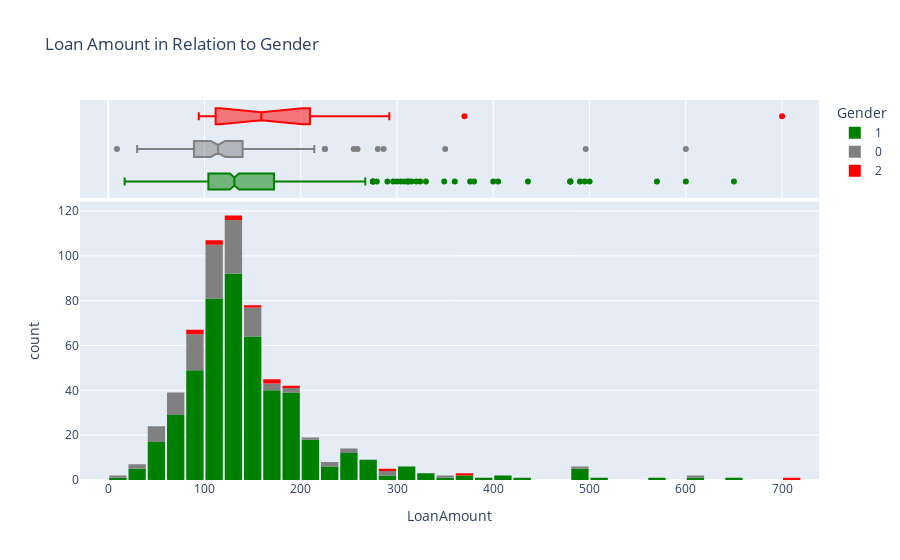

The cell this chart's notebook holds for it:
### Code cell
fig = px.histogram(loan_data, x='LoanAmount', marginal='box', color='Gender', color_discrete_sequence=['green', 'grey', 'red'], title='Loan Amount in Relation to Gender')
fig.update_layout(bargap=0.1)
fig.show()

### Figure 1 — Plotly figure (JSON) as saved in the notebook; plotly's stock layout.template omitted (floating-point values rounded to 4 significant figures; data arrays with more than 128 entries replaced by an {"elided": "..."} marker saying what was removed)
{"data": [{"alignmentgroup": "True", "bingroup": "x", "hovertemplate": "Gender=1<br>LoanAmount=%{x}<br>count=%{y}<extra></extra>", "legendgroup": "1", "marker": {"color": "green"}, "name": "1", "offsetgroup": "1", "orientation": "v", "showlegend": true, "type": "histogram", "x": {"elided": "489 float values"}, "xaxis": "x", "yaxis": "y"}, {"alignmentgroup": "True", "hovertemplate": "Gender=1<br>LoanAmount=%{x}<extra></extra>", "legendgroup": "1", "marker": {"color": "green"}, "name": "1", "notched": true, "offsetgroup": "1", "showlegend": false, "type": "box", "x": {"elided": "489 float values"}, "xaxis": "x2", "yaxis": "y2"}, {"alignmentgroup": "True", "bingroup": "x", "hovertemplate": "Gender=0<br>LoanAmount=%{x}<br>count=%{y}<extra></extra>", "legendgroup": "0", "marker": {"color": "grey"}, "name": "0", "offsetgroup": "0", "orientation": "v", "showlegend": true, "type": "histogram", "x": [76, 120, 144, 88, 120, 144, 100, 120, 112, 286, 116, 136, 111, 167, 137, 139, 146.4, 154, 259, 44, 137, 93, 84, 100, 70, 225, 112, 108, 120, 113, 120, 80, 214, 127, 280, 122, 112, 138, 255, 155, 120, 135, 90, 30, 124, 54, 99, 115, 143, 135, 151, 132, 135, 104, 84, 56, 112, 132, 110, 67, 146.4, 71, 46, 105, 130, 116, 81, 55, 110, 156, 71, 103, 53, 194, 115, 66, 62, 178, 60, 160, 80, 81, 150, 146.4, 138, 132, 98, 93, 154, 225, 105, 113, 100, 40, 113, 95, 125, 140, 99, 95, 102, 103, 84, 182, 600, 9, 36, 70, 350, 496, 71, 133], "xaxis": "x", "yaxis": "y"}, {"alignmentgroup": "True", "hovertemplate": "Gender=0<br>LoanAmount=%{x}<extra></extra>", "legendgroup": "0", "marker": {"color": "grey"}, "name": "0", "notched": true, "offsetgroup": "0", "showlegend": false, "type": "box", "x": [76, 120, 144, 88, 120, 144, 100, 120, 112, 286, 116, 136, 111, 167, 137, 139, 146.4, 154, 259, 44, 137, 93, 84, 100, 70, 225, 112, 108, 120, 113, 120, 80, 214, 127, 280, 122, 112, 138, 255, 155, 120, 135, 90, 30, 124, 54, 99, 115, 143, 135, 151, 132, 135, 104, 84, 56, 112, 132, 110, 67, 146.4, 71, 46, 105, 130, 116, 81, 55, 110, 156, 71, 103, 53, 194, 115, 66, 62, 178, 60, 160, 80, 81, 150, 146.4, 138, 132, 98, 93, 154, 225, 105, 113, 100, 40, 113, 95, 125, 140, 99, 95, 102, 103, 84, 182, 600, 9, 36, 70, 350, 496, 71, 133], "xaxis": "x2", "yaxis": "y2"}, {"alignmentgroup": "True", "bingroup": "x", "hovertemplate": "Gender=2<br>LoanAmount=%{x}<br>count=%{y}<extra></extra>", "legendgroup": "2", "marker": {"color": "red"}, "name": "2", "offsetgroup": "2", "orientation": "v", "showlegend": true, "type": "histogram", "x": [112, 370, 700, 168, 159, 182, 160, 110, 132, 96, 136, 94, 292], "xaxis": "x", "yaxis": "y"}, {"alignmentgroup": "True", "hovertemplate": "Gender=2<br>LoanAmount=%{x}<extra></extra>", "legendgroup": "2", "marker": {"color": "red"}, "name": "2", "notched": true, "offsetgroup": "2", "showlegend": false, "type": "box", "x": [112, 370, 700, 168, 159, 182, 160, 110, 132, 96, 136, 94, 292], "xaxis": "x2", "yaxis": "y2"}], "layout": {"bargap": 0.1, "barmode": "relative", "legend": {"title": {"text": "Gender"}, "tracegroupgap": 0}, "title": {"text": "Loan Amount in Relation to Gender"}, "xaxis": {"anchor": "y", "domain": [0, 1], "title": {"text": "LoanAmount"}}, "xaxis2": {"anchor": "y2", "domain": [0, 1], "matches": "x", "showgrid": true, "showticklabels": false}, "yaxis": {"anchor": "x", "domain": [0, 0.7326], "title": {"text": "count"}}, "yaxis2": {"anchor": "x2", "domain": [0.7426, 1], "matches": "y2", "showgrid": false, "showline": false, "showticklabels": false, "ticks": ""}}}
